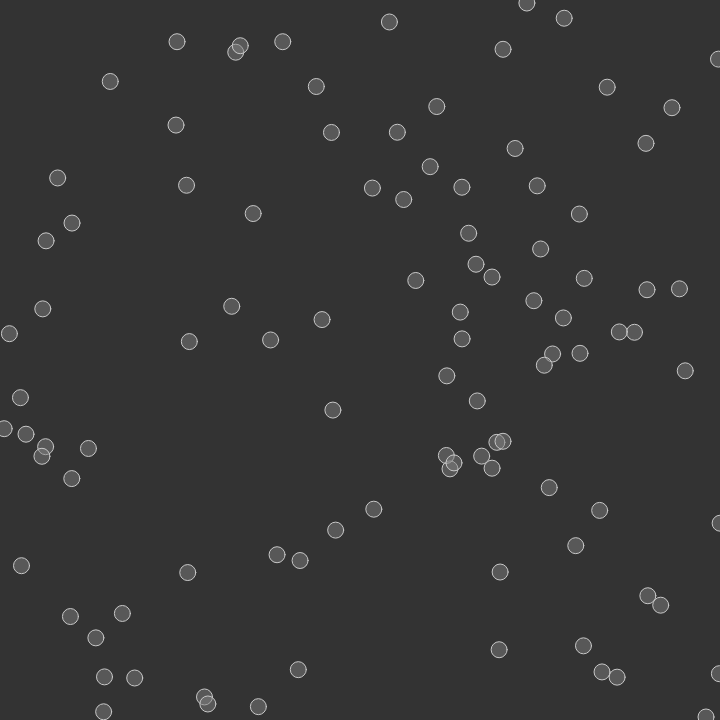
Frame 1 (no input)
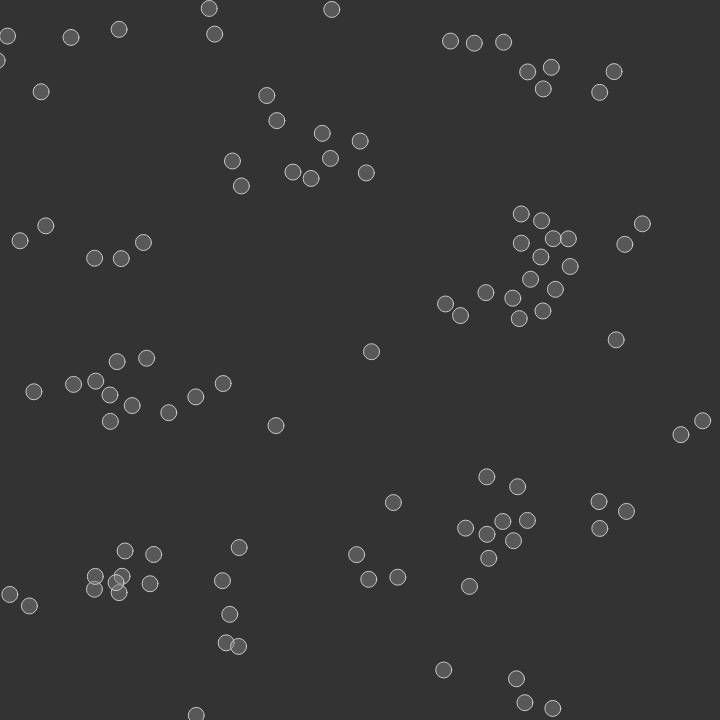
Frame 60 (no input)
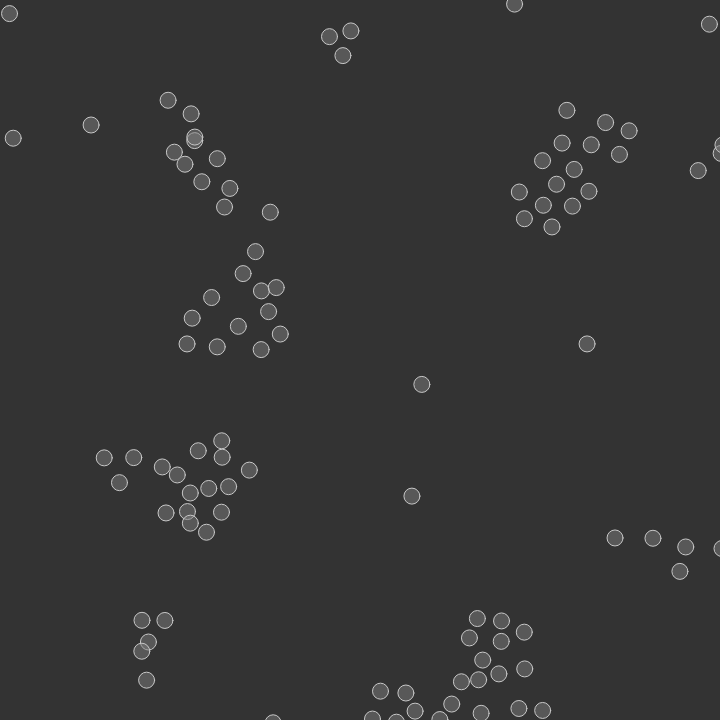
Frame 120 (the mouse pressed at the canvas centre since frame 60)

The p5.js sketch that drew these frames (run headless with seeded random() and noise() and a simulated clock; from frame 60 on, the mouse is pressed at the canvas centre):

// p5.js sketch
// ── sketch.js
/*
 * @name Flocking
 * @description Demonstration of <a href="http://www.red3d.com/cwr/">Craig Reynolds' "Flocking" behavior</a>.<br>
 * (Rules: Cohesion, Separation, Alignment.)<br>
 * From <a href="http://natureofcode.com">natureofcode.com</a>.
 */
let boids = [];

function setup() {
  createCanvas(720, 720);

  // Add an initial set of boids into the system
  for (let i = 0; i < 100; i++) {
    boids[i] = new Boid(random(width), random(height));
  }
}

function draw() {
  background(51);
  // Run all the boids
  for (let i = 0; i < boids.length; i++) {
    boids[i].run(boids);
  }
}

// Boid class
// Methods for Separation, Cohesion, Alignment added
class Boid {
  constructor(x, y) {
    this.acceleration = createVector(0, 0);
    this.velocity = p5.Vector.random2D();
    this.position = createVector(x, y);
    this.r = 3.0;
    this.maxspeed = 3;    // Maximum speed
    this.maxforce = 0.05; // Maximum steering force
  }

  run(boids) {
    this.flock(boids);
    this.update();
    this.borders();
    this.render();
  }
  
  // Forces go into acceleration
  applyForce(force) {
    this.acceleration.add(force);
  }
  
  // We accumulate a new acceleration each time based on three rules
  flock(boids) {
    let sep = this.separate(boids); // Separation
    let ali = this.align(boids);    // Alignment
    let coh = this.cohesion(boids); // Cohesion
    // Arbitrarily weight these forces
    sep.mult(2.5);
    ali.mult(1.0);
    coh.mult(1.0);
    // Add the force vectors to acceleration
    this.applyForce(sep);
    this.applyForce(ali);
    this.applyForce(coh);
  }
  
  // Method to update location
  update() {
    // Update velocity
    this.velocity.add(this.acceleration);
    // Limit speed
    this.velocity.limit(this.maxspeed);
    this.position.add(this.velocity);
    // Reset acceleration to 0 each cycle
    this.acceleration.mult(0);
  }
  
  // A method that calculates and applies a steering force towards a target
  // STEER = DESIRED MINUS VELOCITY
  seek(target) {
    let desired = p5.Vector.sub(target, this.position); // A vector pointing from the location to the target
    // Normalize desired and scale to maximum speed
    desired.normalize();
    desired.mult(this.maxspeed);
    // Steering = Desired minus Velocity
    let steer = p5.Vector.sub(desired, this.velocity);
    steer.limit(this.maxforce); // Limit to maximum steering force
    return steer;
  }
  
  // Draw boid as a circle
  render() {
    fill(127, 127);
    stroke(200);
    ellipse(this.position.x, this.position.y, 16, 16);
  }
  
  // Wraparound
  borders() {
    if (this.position.x < -this.r) this.position.x = width + this.r;
    if (this.position.y < -this.r) this.position.y = height + this.r;
    if (this.position.x > width + this.r) this.position.x = -this.r;
    if (this.position.y > height + this.r) this.position.y = -this.r;
  }
  
  // Separation
  // Method checks for nearby boids and steers away
  separate(boids) {
    let desiredseparation = 25.0;
    let steer = createVector(0, 0);
    let count = 0;
    // For every boid in the system, check if it's too close
    for (let i = 0; i < boids.length; i++) {
      let d = p5.Vector.dist(this.position, boids[i].position);
      // If the distance is greater than 0 and less than an arbitrary amount (0 when you are yourself)
      if ((d > 0) && (d < desiredseparation)) {
        // Calculate vector pointing away from neighbor
        let diff = p5.Vector.sub(this.position, boids[i].position);
        diff.normalize();
        diff.div(d); // Weight by distance
        steer.add(diff);
        count++; // Keep track of how many
      }
    }
    // Average -- divide by how many
    if (count > 0) {
      steer.div(count);
    }
  
    // As long as the vector is greater than 0
    if (steer.mag() > 0) {
      // Implement Reynolds: Steering = Desired - Velocity
      steer.normalize();
      steer.mult(this.maxspeed);
      steer.sub(this.velocity);
      steer.limit(this.maxforce);
    }
    return steer;
  }
  
  // Alignment
  // For every nearby boid in the system, calculate the average velocity
  align(boids) {
    let neighbordist = 50;
    let sum = createVector(0, 0);
    let count = 0;
    for (let i = 0; i < boids.length; i++) {
      let d = p5.Vector.dist(this.position, boids[i].position);
      if ((d > 0) && (d < neighbordist)) {
        sum.add(boids[i].velocity);
        count++;
      }
    }
    if (count > 0) {
      sum.div(count);
      sum.normalize();
      sum.mult(this.maxspeed);
      let steer = p5.Vector.sub(sum, this.velocity);
      steer.limit(this.maxforce);
      return steer;
    } else {
      return createVector(0, 0);
    }
  }
  
  // Cohesion
  // For the average location (i.e. center) of all nearby boids, calculate steering vector towards that location
  cohesion(boids) {
    let neighbordist = 50;
    let sum = createVector(0, 0); // Start with empty vector to accumulate all locations
    let count = 0;
    for (let i = 0; i < boids.length; i++) {
      let d = p5.Vector.dist(this.position, boids[i].position);
      if ((d > 0) && (d < neighbordist)) {
        sum.add(boids[i].position); // Add location
        count++;
      }
    }
    if (count > 0) {
      sum.div(count);
      return this.seek(sum); // Steer towards the location
    } else {
      return createVector(0, 0);
    }
  }  
}
